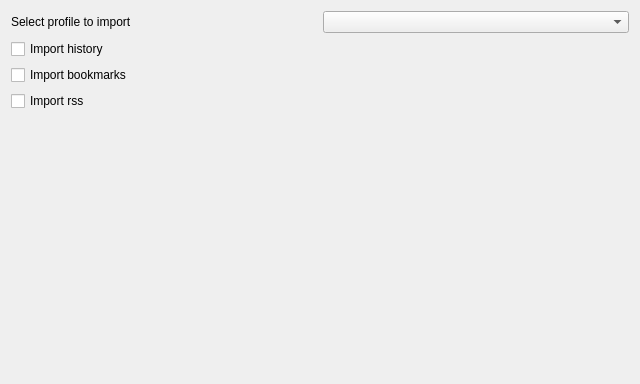
<?xml version="1.0" encoding="UTF-8"?>
<ui version="4.0">
 <class>FirefoxProfileSelectPage</class>
 <widget class="QWizardPage" name="FirefoxProfileSelectPage">
  <property name="geometry">
   <rect>
    <x>0</x>
    <y>0</y>
    <width>640</width>
    <height>384</height>
   </rect>
  </property>
  <property name="windowTitle">
   <string>WizardPage</string>
  </property>
  <layout class="QVBoxLayout" name="verticalLayout_3">
   <item>
    <layout class="QVBoxLayout" name="verticalLayout_2">
     <item>
      <layout class="QHBoxLayout" name="horizontalLayout">
       <item>
        <widget class="QLabel" name="Label_">
         <property name="text">
          <string>Select profile to import</string>
         </property>
        </widget>
       </item>
       <item>
        <widget class="QComboBox" name="ProfileList_"/>
       </item>
      </layout>
     </item>
     <item>
      <layout class="QVBoxLayout" name="verticalLayout">
       <item>
        <widget class="QCheckBox" name="HistoryImport_">
         <property name="text">
          <string>Import history</string>
         </property>
        </widget>
       </item>
       <item>
        <widget class="QCheckBox" name="BookmarksImport_">
         <property name="text">
          <string>Import bookmarks </string>
         </property>
        </widget>
       </item>
       <item>
        <widget class="QCheckBox" name="RssImport_">
         <property name="text">
          <string>Import rss</string>
         </property>
        </widget>
       </item>
      </layout>
     </item>
    </layout>
   </item>
   <item>
    <spacer name="verticalSpacer">
     <property name="orientation">
      <enum>Qt::Vertical</enum>
     </property>
     <property name="sizeHint" stdset="0">
      <size>
       <width>20</width>
       <height>264</height>
      </size>
     </property>
    </spacer>
   </item>
  </layout>
 </widget>
 <resources/>
 <connections/>
</ui>
